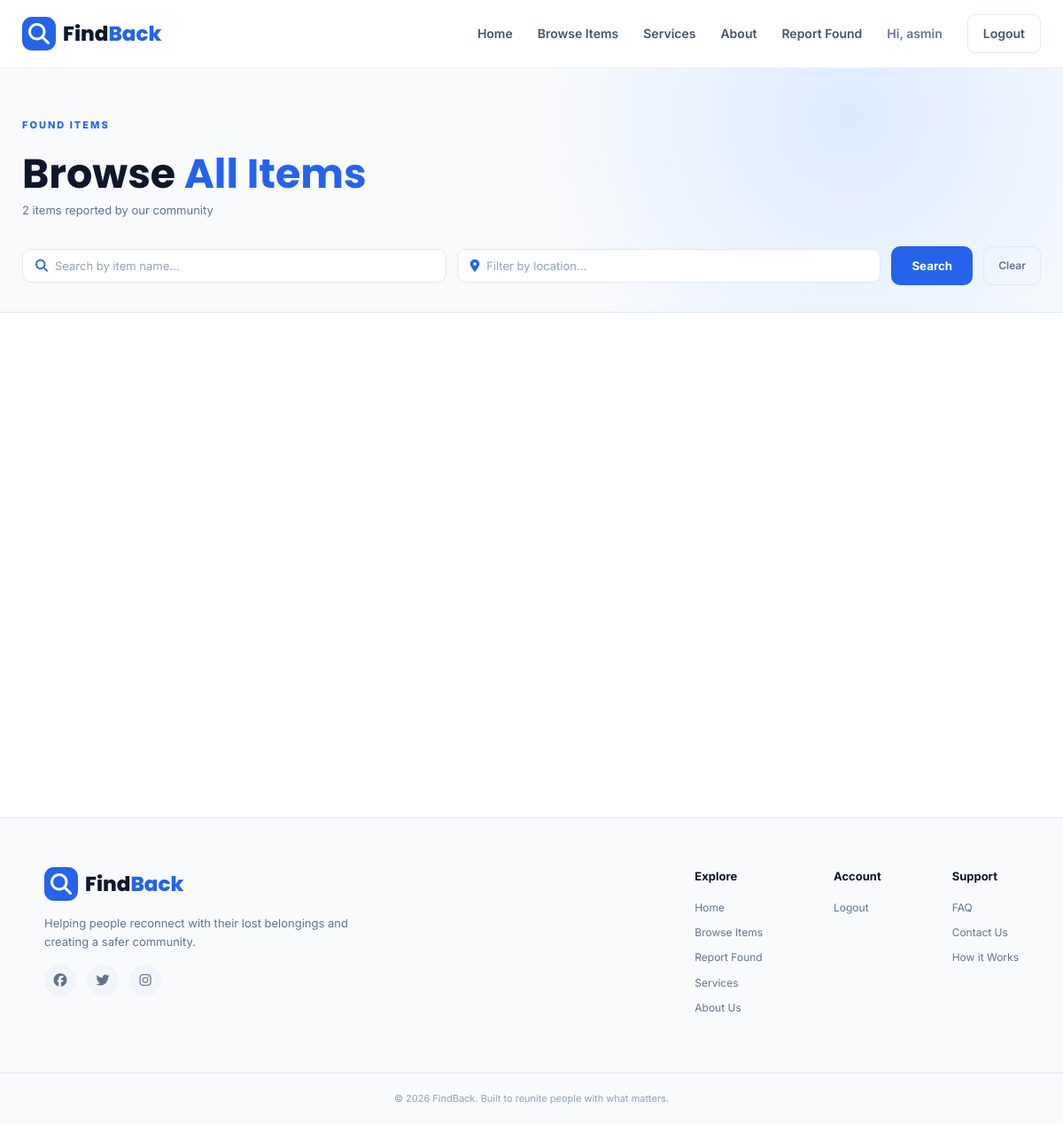
The app's page /items/ (signed in), older data.
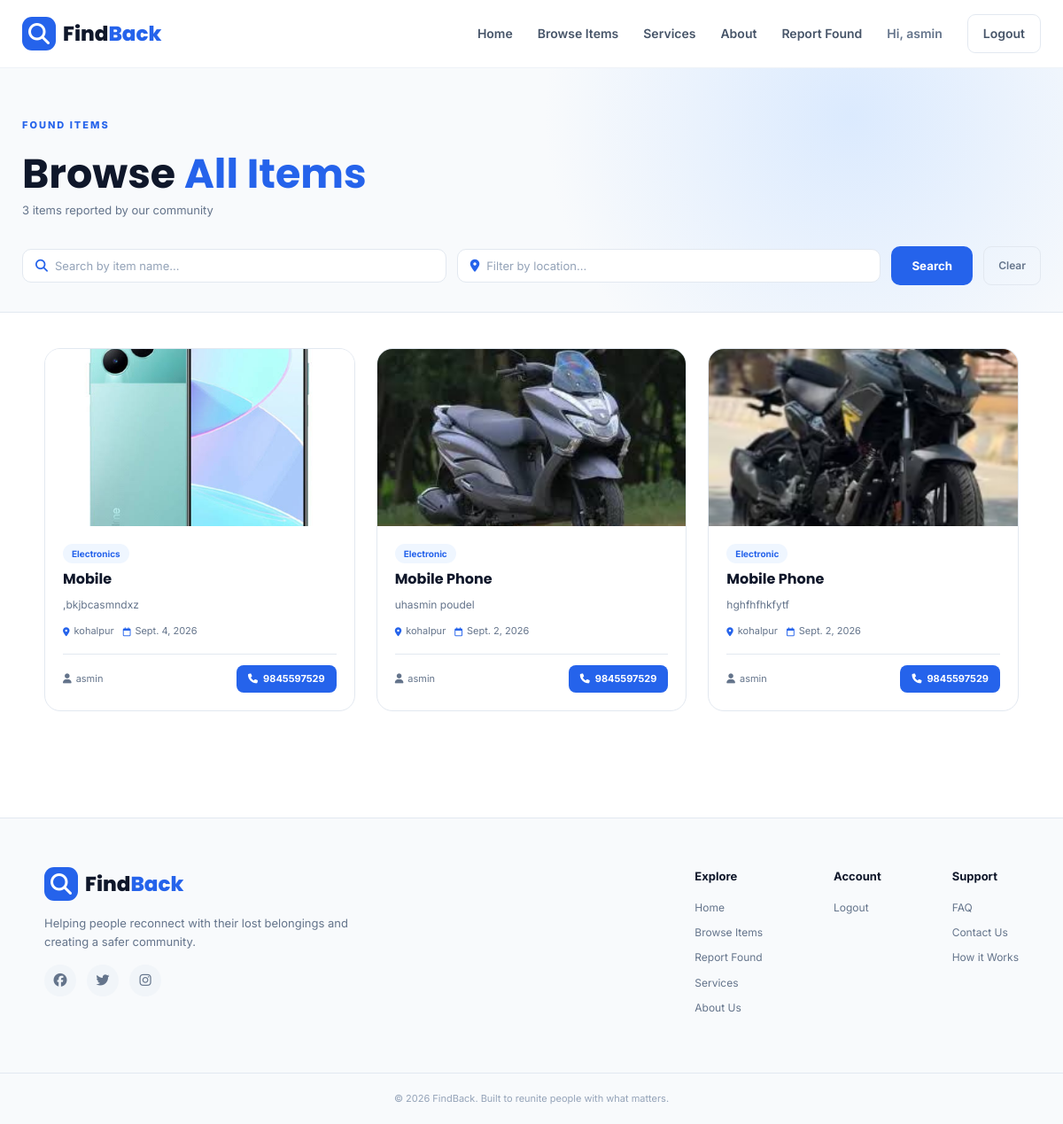
The same page, newer data.
### app/models.py (models this page shows, shortened)
class Itemdetails(models.Model):
    CATEGORY_CHOICES = [
        ('electronics', 'Electronics'),
        ('wallet', 'Wallet / Purse'),
        ('bag', 'Bag / Backpack'),
        ('keys', 'Keys'),
        ('document', 'Documents / ID'),
        ('jewelry', 'Jewelry'),
        ('clothing', 'Clothing'),
        ('other', 'Other'),
    ]
    user = models.ForeignKey(User, on_delete=models.CASCADE)
    itemName = models.CharField(max_length=100)
    itemDescription = models.TextField()
    itemTag = models.CharField(
        max_length=50,
        choices=CATEGORY_CHOICES,
        default='other'
    )
    itemImage = models.ImageField(upload_to='Items/')
    location = models.CharField(max_length=300, default="Kathmandu")
    foundDate = models.DateField()
    phoneNo = models.CharField(max_length=20, default="98000000")
    created_at = models.DateTimeField(auto_now_add=True)
    class Meta:
        ordering = ['-created_at']
        verbose_name = 'Found Item'
        verbose_name_plural = 'Found Items'

### app/views.py (the view)
# urls.py: path("items/", all_items, name="items"),
def all_items(request):
    items = Itemdetails.objects.all().order_by('-created_at')
    total_items = items.count()
    return render(request, 'items.html', {'items': items, 'total_items': total_items})

### templates/items.html (shortened to what this page needs)
{% extends "base.html" %}
{% block content %}
<section class="browse-page">
    <div class="browse-header">
        <div class="browse-header-content">
            <span class="section-label">FOUND ITEMS</span>
            <h1>Browse <span>All Items</span></h1>
            <p>{{ total_items }} item{{ total_items|pluralize }} reported by our community</p>
        </div>
        <form action="{% url 'search' %}" method="GET" class="filter-bar">
            <div class="filter-search">
                <i class="fa-solid fa-magnifying-glass"></i>
                <input type="text" name="name" placeholder="Search by item name..." value="{{ request.GET.name }}">
            </div>
            <div class="filter-search">
                <i class="fa-solid fa-location-dot"></i>
                <input type="text" name="location" placeholder="Filter by location..." value="{{ request.GET.location }}">
            </div>
            <button type="submit" class="search-button">Search</button>
            <a href="{% url 'items' %}" class="filter-clear">Clear</a>
        </form>
    </div>
    <div class="browse-container">
        {% if items %}
        <div class="items-grid">
            {% for item in items %}
            <div class="item-card">
                {% if item.itemImage %}
                <div class="item-img-wrap">
                    <img src="{{ item.itemImage.url }}" alt="{{ item.itemName }}" loading="lazy">
                </div>
                {% else %}
                <div class="item-img-placeholder">
                    <i class="fa-solid fa-image"></i>
                </div>
                {% endif %}
                <div class="item-card-body">
                    <div class="item-tag">{{ item.itemTag|default:"Other" }}</div>
                    <h3>{{ item.itemName }}</h3>
                    <p>{{ item.itemDescription|truncatechars:100 }}</p>
                    <div class="item-meta">
                        <span><i class="fa-solid fa-location-dot"></i> {{ item.location }}</span>
                        <span><i class="fa-regular fa-calendar"></i> {{ item.foundDate }}</span>
                    </div>
                    <div class="item-footer">
                        <span class="item-reporter">
                            <i class="fa-solid fa-user"></i> {{ item.user.username }}
                        </span>
                        <a href="tel:{{ item.phoneNo }}" class="contact-btn">
                            <i class="fa-solid fa-phone"></i>
                            {{ item.phoneNo }}
                        </a>
                    </div>
                </div>
            </div>
            {% endfor %}
        </div>
        {% endif %}
    </div>
</section>
{% endblock %}

Row changes from the older to the newer data that the page shows:
added Itemdetails: itemImage (picture), itemTag "Electronics", itemName "Mobile", itemDescription ",bkjbcasmndxz", location "kohalpur", foundDate "Sept. 4, 2026", user.username "asmin", phoneNo "9845597529"
now on this page (row unchanged): Itemdetails: itemImage (picture), itemTag "Electronic", itemName "Mobile Phone", itemDescription "uhasmin poudel", location "kohalpur", foundDate "Sept. 2, 2026", user.username "asmin", phoneNo "9845597529"
now on this page (row unchanged): Itemdetails: itemImage (picture), itemTag "Electronic", itemName "Mobile Phone", itemDescription "hghfhfhkfytf", location "kohalpur", foundDate "Sept. 2, 2026", user.username "asmin", phoneNo "9845597529"
Text that changed along with them:
{{ total_items }}: "2" → "3"
